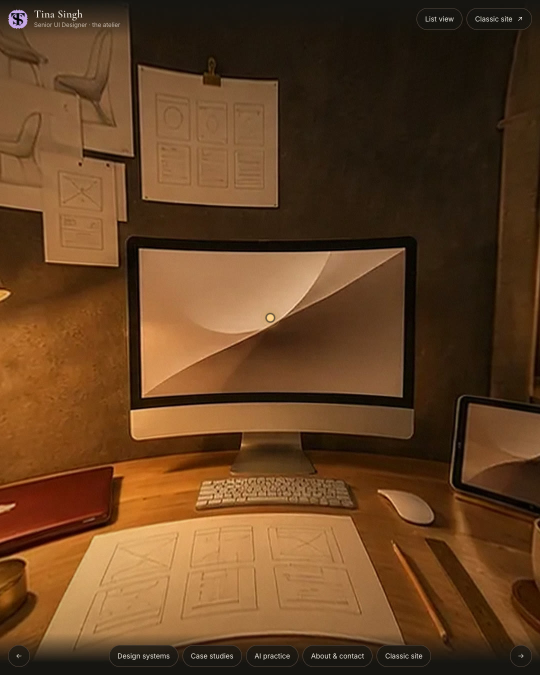
#> input picture builds/atelier-360/capture.jpg, 1080 x 1350 px (shown at 1/2 size)
$ python -i ig-ready.py   (imports and definitions only)
#> lines starting #> are read from the running program, lines starting #| are printed output that depends on the picture; after the words box and inside, x2 and y2 are one past the last pixel; in counts of white or black regions, pixels touching at a corner belong together
#> further down, picture is the input picture: PIL image 1080x1350 RGB; mean R, G, B 99.8, 65.4, 34.9
#!/usr/bin/env python3
"""Turn a phone photo of a print or block into a 1080x1350 Instagram image on a paper mat.

  python3 ig-ready.py photo.jpg out.jpg                 whole photo
  python3 ig-ready.py photo.jpg out.jpg x0 y0 x1 y1     crop to the piece first (pixels)
  python3 ig-ready.py --test                            self-check

Same mat, margin and shadow every time, so the feed reads as one body of work.
Needs Pillow: pip install pillow
"""
import sys
from PIL import Image, ImageFilter, ImageOps, ImageEnhance

W, H, MARGIN = 1080, 1350, 90
PAPER = (244, 240, 232)  # warm off-white, close to printmaking paper


def ig_ready(src, box=None):
    im = ImageOps.exif_transpose(src).convert("RGB")
    if box:
        im = im.crop(box)
    im = ImageOps.autocontrast(im, cutoff=0.5, preserve_tone=True)  # lift flat phone light without a colour cast
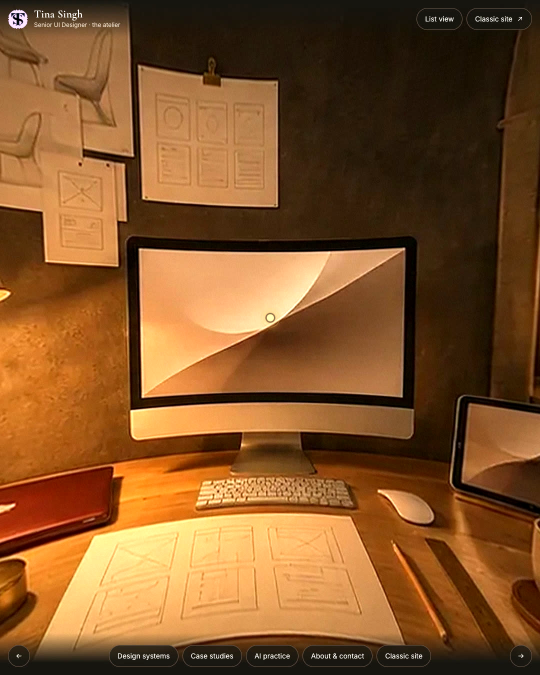
#> im: PIL image 1080x1350 RGB (shown at 1/2 size); mean R, G, B 130.6, 84.2, 41.1
    im = ImageEnhance.Color(im).enhance(1.06)
    s = min((W - 2 * MARGIN) / im.width, (H - 2 * MARGIN) / im.height)
#> s = 0.833
    im = im.resize((round(im.width * s), round(im.height * s)), Image.LANCZOS)
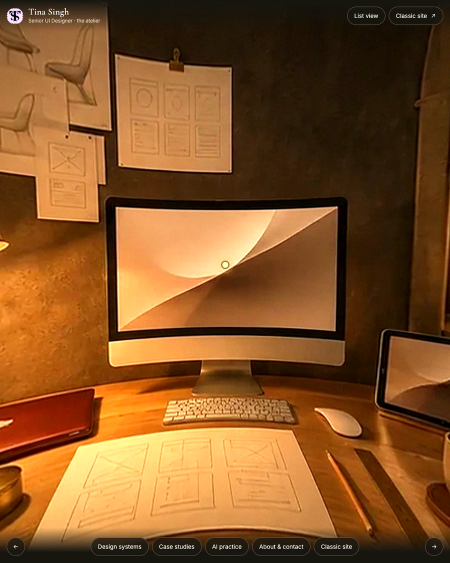
#> im: PIL image 900x1125 RGB (shown at 1/2 size); mean R, G, B 132.1, 83.2, 37.7
    im = im.filter(ImageFilter.UnsharpMask(radius=1.2, percent=60, threshold=2))
    x, y = (W - im.width) // 2, (H - im.height) // 2
#> x = 90; y = 112
    out = Image.new("RGB", (W, H), PAPER)
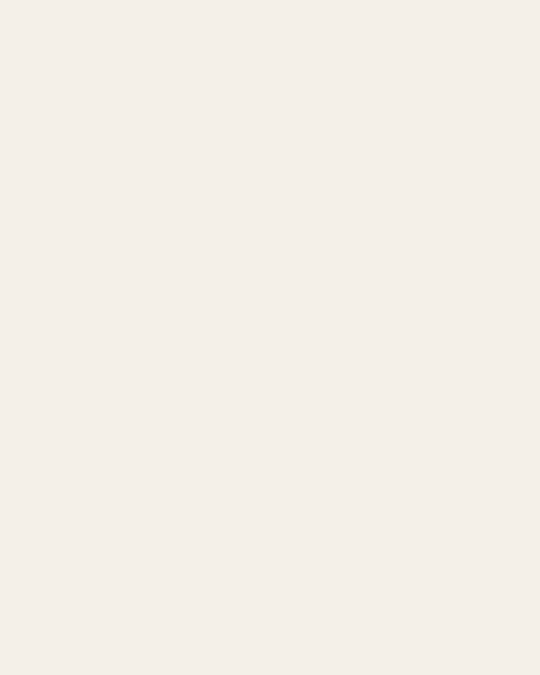
#> out: PIL image 1080x1350 RGB (shown at 1/2 size); mean R, G, B 244, 240, 232
    shadow = Image.new("L", (W, H), 0)
#> shadow: PIL image 1080x1350 L; every value is 0
    shadow.paste(70, (x + 6, y + 10, x + im.width + 6, y + im.height + 10))
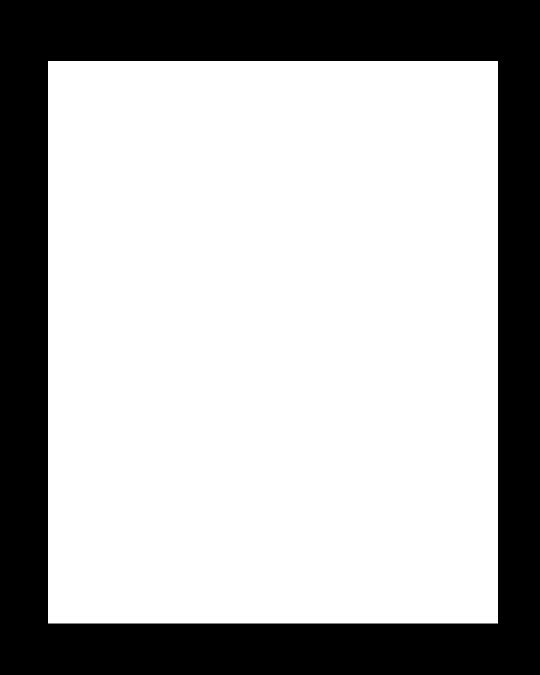
#> shadow: PIL image 1080x1350 L (shown at 1/2 size); values 0 (black) and 70 (white), 69.4% white; 1 black region, box (x1, y1, x2, y2) and area: (0, 0, 1080, 1350) 445500
    out.paste((60, 50, 40), (0, 0), shadow.filter(ImageFilter.GaussianBlur(14)))
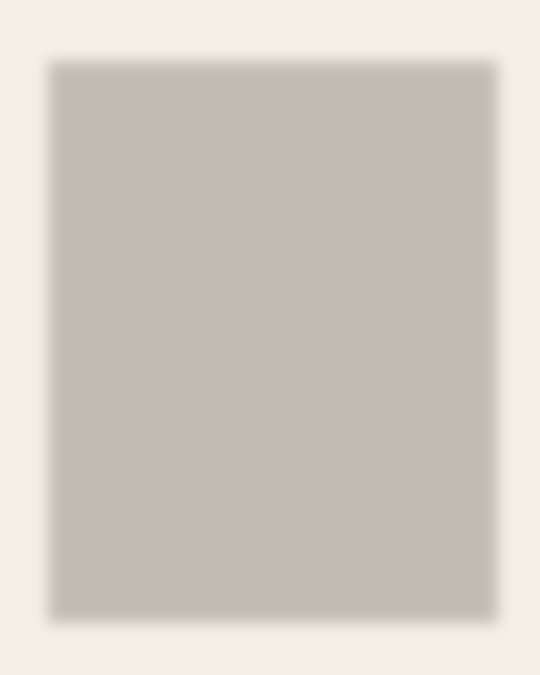
#> out: PIL image 1080x1350 RGB (shown at 1/2 size); mean R, G, B 208.6, 203.9, 195.2
    out.paste(im, (x, y))
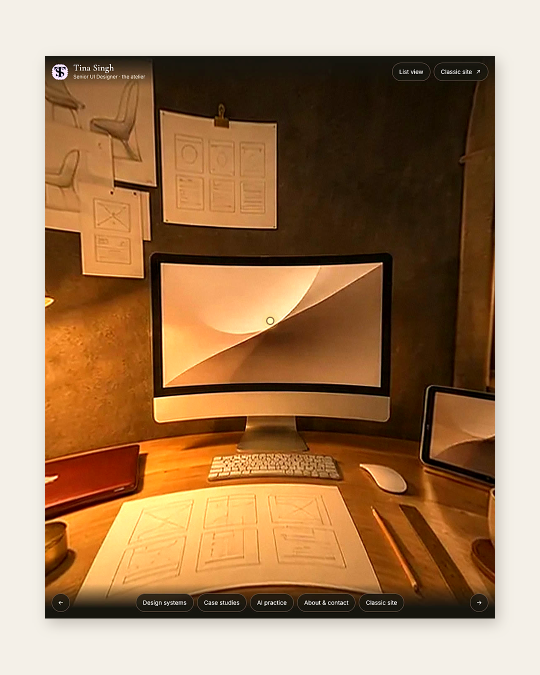
#> out: PIL image 1080x1350 RGB (shown at 1/2 size); mean R, G, B 165.3, 130.2, 96.2
    return out


def test():
    out = ig_ready(Image.new("RGB", (665, 1182), (120, 30, 40)), (20, 100, 650, 1100))
    assert out.size == (W, H)
    assert out.getpixel((5, 5)) == PAPER                  # mat stays clean at the corner
    assert out.getpixel((W // 2, H // 2)) != PAPER        # piece sits in the middle
    print("ok")


# [10 lines not run here, left out]

>>> from PIL import Image
>>> picture = Image.open('builds/atelier-360/capture.jpg')
>>> result = ig_ready(picture)
